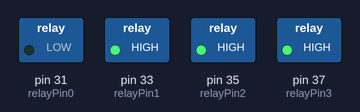
Recording of a sketch running on a simulated Arduino Mega 2560, built with avr-gcc and run on an emulated ATmega2560. Parts: switched loads named in the sketch (green lamp = pin HIGH).

Above: at 0.5 s.
At 2.5 s:
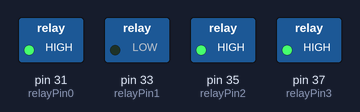
At 4.5 s:
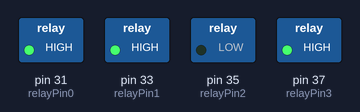
At 5.5 s:
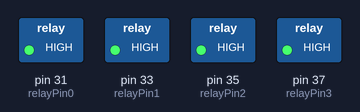
Timing chart, 0 to 7.8 s (numbered marks = the images above):
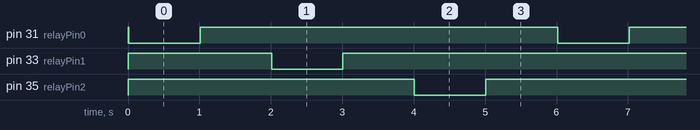

Measured:
- by itself, pin 31 (relayPin0), pin 33 (relayPin1), pin 35 (relayPin2): alternates HIGH for 5.0 s and LOW for 1.0 s
- by itself, everything shown: repeats every 6.0 s, in 6 steps

The sketch:

Relay_Module.ino
```cpp
/*
 * Link to product: https://www.robotshop.com/en/4-channel-5v-relay-shield-module.html?utm_source=google&utm_medium=surfaces&utm_campaign=surfaces_across_google_usen
 * Link to pin mapping: https://icircuit.net/arduino-boards-pin-mapping/141
 * http://jim-st.blogspot.com/2014/05/arduino-mega-2650-pin-mapping.html
 * Details: 4 Channel 5V Relay Shield Module
 * relay is active low
 */
 // Port C mega pins 31(C6) 33(C4) 35(C2) 37(C0)
 //set these pins as outputs
//DDRC |= 0x55; // B0101 0101

byte relayPin0 = 31;
byte relayPin1 = 33;
byte relayPin2 = 35;
byte relayPin3 = 37;

void setup() {
  // put your setup code here, to run once:
Serial.begin(9600);
//DDRC |= 0x55; // B0101 0101
pinMode(relayPin0, OUTPUT);
pinMode(relayPin1, OUTPUT);
pinMode(relayPin2, OUTPUT);
pinMode(relayPin3, OUTPUT);

//PORTC &= ~0x55;
digitalWrite(relayPin0,HIGH);
digitalWrite(relayPin1,HIGH);
digitalWrite(relayPin2,HIGH);
digitalWrite(relayPin3,HIGH);
}

void loop() {
  delay(10);
  // put your main code here, to run repeatedly:

digitalWrite(relayPin0,LOW);
delay(1000);
digitalWrite(relayPin0,HIGH);
delay(1000);
digitalWrite(relayPin1,LOW);
delay(1000);
digitalWrite(relayPin1,HIGH);
delay(1000);
digitalWrite(relayPin2,LOW);
delay(1000);
digitalWrite(relayPin2,HIGH);
delay(1000);
/*
digitalWrite(relayPin3,LOW);
delay(1000);
digitalWrite(relayPin3,HIGH);
delay(1000);
*/
}
```
